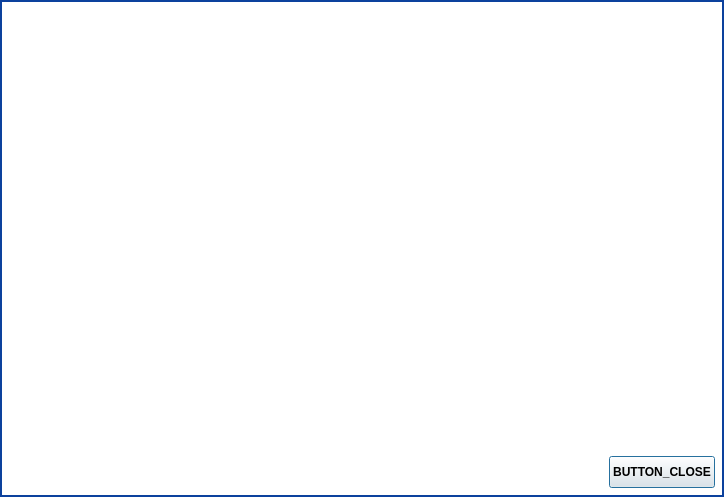
<?xml version="1.0" encoding="UTF-8"?>
<ui version="4.0">
 <class>MiscDialog</class>
 <widget class="QDialog" name="MiscDialog">
  <property name="geometry">
   <rect>
    <x>0</x>
    <y>0</y>
    <width>724</width>
    <height>497</height>
   </rect>
  </property>
  <property name="windowTitle">
   <string>TITLE_SETTINGS</string>
  </property>
  <property name="styleSheet">
   <string notr="true">QDialog#MiscDialog
{
background-color: rgb(255, 255, 255);
}</string>
  </property>
  <property name="modal">
   <bool>true</bool>
  </property>
  <layout class="QVBoxLayout" name="verticalLayout">
   <property name="leftMargin">
    <number>0</number>
   </property>
   <property name="topMargin">
    <number>0</number>
   </property>
   <property name="rightMargin">
    <number>0</number>
   </property>
   <property name="bottomMargin">
    <number>0</number>
   </property>
   <item>
    <widget class="QWidget" name="widget" native="true">
     <property name="styleSheet">
      <string notr="true">QWidget#widget
{
border: 2px solid rgb(12, 65, 157);
background-color: rgb(255, 255, 255);
}
</string>
     </property>
     <layout class="QVBoxLayout" name="verticalLayout_2">
      <item>
       <widget class="QLabel" name="label_title">
        <property name="font">
         <font>
          <pointsize>14</pointsize>
         </font>
        </property>
        <property name="text">
         <string/>
        </property>
       </widget>
      </item>
      <item>
       <layout class="QVBoxLayout" name="layout"/>
      </item>
      <item>
       <layout class="QHBoxLayout" name="horizontalLayout">
        <item>
         <spacer name="horizontalSpacer">
          <property name="orientation">
           <enum>Qt::Horizontal</enum>
          </property>
          <property name="sizeHint" stdset="0">
           <size>
            <width>40</width>
            <height>20</height>
           </size>
          </property>
         </spacer>
        </item>
        <item>
         <widget class="ShadowedButton" name="button_close">
          <property name="minimumSize">
           <size>
            <width>0</width>
            <height>32</height>
           </size>
          </property>
          <property name="font">
           <font>
            <weight>75</weight>
            <bold>true</bold>
           </font>
          </property>
          <property name="layoutDirection">
           <enum>Qt::RightToLeft</enum>
          </property>
          <property name="text">
           <string>BUTTON_CLOSE</string>
          </property>
          <property name="iconSize">
           <size>
            <width>24</width>
            <height>24</height>
           </size>
          </property>
         </widget>
        </item>
       </layout>
      </item>
     </layout>
    </widget>
   </item>
  </layout>
 </widget>
 <customwidgets>
  <customwidget>
   <class>ShadowedButton</class>
   <extends>QPushButton</extends>
   <header>parsec.core.gui.custom_widgets</header>
  </customwidget>
 </customwidgets>
 <resources/>
 <connections/>
</ui>
